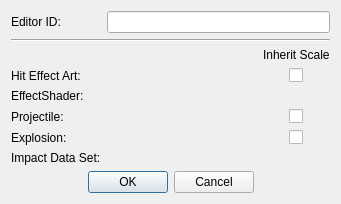
<?xml version="1.0" encoding="UTF-8"?>
<ui version="4.0">
 <class>FormDialogDualCastData</class>
 <widget class="QDialog" name="FormDialogDualCastData">
  <property name="windowTitle">
   <string>Dual Cast Data</string>
  </property>
  <layout class="QVBoxLayout" name="verticalLayout">
   <item>
    <layout class="QGridLayout" name="gridLayout">
     <item row="3" column="2" alignment="Qt::AlignHCenter">
      <widget class="QCheckBox" name="inheritScaleHEA">
       <property name="text">
        <string/>
       </property>
      </widget>
     </item>
     <item row="6" column="2" alignment="Qt::AlignHCenter">
      <widget class="QCheckBox" name="inheritScaleE">
       <property name="text">
        <string/>
       </property>
      </widget>
     </item>
     <item row="3" column="0">
      <widget class="QLabel" name="label_2">
       <property name="text">
        <string>Hit Effect Art:</string>
       </property>
       <property name="buddy">
        <cstring>hitEffectArt</cstring>
       </property>
      </widget>
     </item>
     <item row="5" column="1">
      <widget class="DKFormPicker" name="projectile"/>
     </item>
     <item row="0" column="0">
      <widget class="QLabel" name="label">
       <property name="text">
        <string>Editor ID:</string>
       </property>
       <property name="buddy">
        <cstring>editorID</cstring>
       </property>
      </widget>
     </item>
     <item row="3" column="1">
      <widget class="DKFormPicker" name="hitEffectArt">
       <property name="minimumSize">
        <size>
         <width>150</width>
         <height>0</height>
        </size>
       </property>
      </widget>
     </item>
     <item row="2" column="2">
      <widget class="QLabel" name="label_7">
       <property name="text">
        <string>Inherit Scale</string>
       </property>
      </widget>
     </item>
     <item row="7" column="0">
      <widget class="QLabel" name="label_6">
       <property name="text">
        <string>Impact Data Set:</string>
       </property>
       <property name="buddy">
        <cstring>impactDataSet</cstring>
       </property>
      </widget>
     </item>
     <item row="4" column="1">
      <widget class="DKFormPicker" name="effectShader"/>
     </item>
     <item row="5" column="2" alignment="Qt::AlignHCenter">
      <widget class="QCheckBox" name="inheritScaleP">
       <property name="text">
        <string/>
       </property>
      </widget>
     </item>
     <item row="4" column="0">
      <widget class="QLabel" name="label_3">
       <property name="text">
        <string>EffectShader:</string>
       </property>
       <property name="buddy">
        <cstring>effectShader</cstring>
       </property>
      </widget>
     </item>
     <item row="5" column="0">
      <widget class="QLabel" name="label_4">
       <property name="text">
        <string>Projectile:</string>
       </property>
       <property name="buddy">
        <cstring>projectile</cstring>
       </property>
      </widget>
     </item>
     <item row="6" column="0">
      <widget class="QLabel" name="label_5">
       <property name="text">
        <string>Explosion:</string>
       </property>
       <property name="buddy">
        <cstring>explosion</cstring>
       </property>
      </widget>
     </item>
     <item row="6" column="1">
      <widget class="DKFormPicker" name="explosion"/>
     </item>
     <item row="0" column="1" colspan="2">
      <widget class="QLineEdit" name="editorID"/>
     </item>
     <item row="7" column="1">
      <widget class="DKFormPicker" name="impactDataSet"/>
     </item>
     <item row="1" column="0" colspan="3">
      <widget class="Line" name="line">
       <property name="orientation">
        <enum>Qt::Horizontal</enum>
       </property>
      </widget>
     </item>
    </layout>
   </item>
   <item>
    <layout class="QHBoxLayout" name="buttonsLayout">
     <item>
      <spacer name="horizontalSpacer">
       <property name="orientation">
        <enum>Qt::Horizontal</enum>
       </property>
       <property name="sizeHint" stdset="0">
        <size>
         <width>40</width>
         <height>20</height>
        </size>
       </property>
      </spacer>
     </item>
     <item>
      <widget class="QPushButton" name="buttonOK">
       <property name="text">
        <string>OK</string>
       </property>
      </widget>
     </item>
     <item>
      <widget class="QPushButton" name="buttonCancel">
       <property name="text">
        <string>Cancel</string>
       </property>
      </widget>
     </item>
     <item>
      <spacer name="horizontalSpacer_2">
       <property name="orientation">
        <enum>Qt::Horizontal</enum>
       </property>
       <property name="sizeHint" stdset="0">
        <size>
         <width>40</width>
         <height>20</height>
        </size>
       </property>
      </spacer>
     </item>
    </layout>
   </item>
  </layout>
 </widget>
 <customwidgets>
  <customwidget>
   <class>DKFormPicker</class>
   <extends>QWidget</extends>
   <header>widgets/DKFormPicker.h</header>
  </customwidget>
 </customwidgets>
 <tabstops>
  <tabstop>editorID</tabstop>
  <tabstop>hitEffectArt</tabstop>
  <tabstop>inheritScaleHEA</tabstop>
  <tabstop>effectShader</tabstop>
  <tabstop>projectile</tabstop>
  <tabstop>inheritScaleP</tabstop>
  <tabstop>explosion</tabstop>
  <tabstop>inheritScaleE</tabstop>
  <tabstop>impactDataSet</tabstop>
  <tabstop>buttonOK</tabstop>
  <tabstop>buttonCancel</tabstop>
 </tabstops>
 <resources/>
 <connections/>
</ui>
